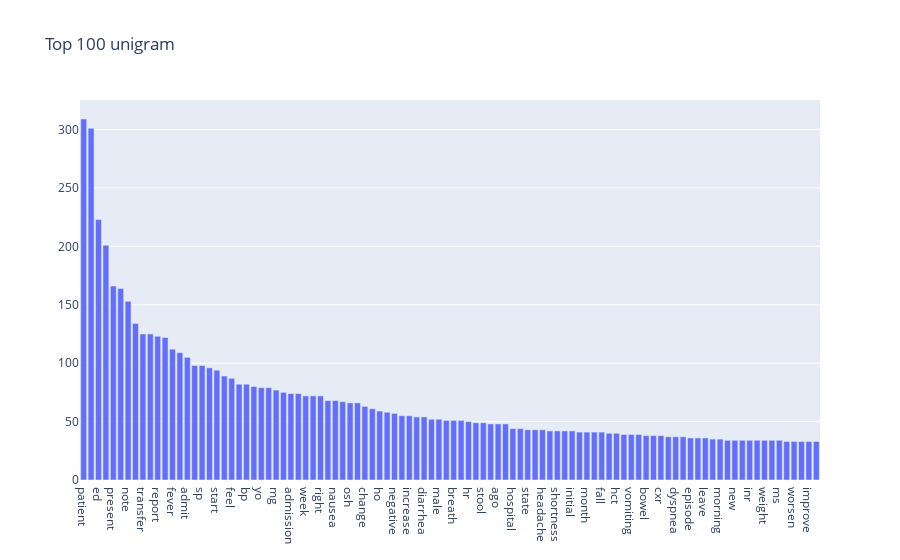

Notebook source saved alongside this figure:
### Code cell
get_top_ngram(df['history_of_present_illness_preprocessed'], ngram=1, top_n=100, stop_words=default_stop_words())

### Figure 1 — Plotly figure (JSON) as saved in the notebook; plotly's stock layout.template omitted (floating-point values rounded to 4 significant figures)
{"data": [{"type": "bar", "x": ["patient", "pain", "ed", "deny", "present", "pt", "note", "day", "transfer", "history", "report", "chest", "fever", "iv", "admit", "year", "sp", "prior", "start", "abdominal", "feel", "home", "bp", "receive", "yo", "cough", "mg", "time", "admission", "recent", "week", "ct", "right", "old", "nausea", "past", "osh", "chill", "change", "blood", "ho", "discharge", "negative", "vs", "increase", "place", "diarrhea", "symptom", "male", "left", "breath", "low", "hr", "develop", "stool", "recently", "ago", "night", "hospital", "female", "state", "today", "headache", "sob", "shortness", "acute", "initial", "stable", "month", "weakness", "fall", "follow", "hct", "treat", "vomiting", "bleed", "bowel", "floor", "cxr", "htn", "dyspnea", "arrival", "episode", "woman", "leave", "initially", "morning", "micu", "new", "course", "inr", "reveal", "weight", "dysuria", "ms", "continue", "worsen", "complain", "improve", "perform"], "y": [309, 301, 223, 201, 166, 164, 153, 134, 125, 125, 123, 122, 112, 109, 105, 98, 98, 96, 94, 89, 87, 82, 82, 80, 79, 79, 77, 75, 74, 74, 72, 72, 72, 68, 68, 67, 66, 66, 63, 61, 59, 58, 57, 55, 55, 54, 54, 52, 52, 51, 51, 51, 50, 49, 49, 48, 48, 48, 44, 44, 43, 43, 43, 42, 42, 42, 42, 41, 41, 41, 41, 40, 40, 39, 39, 39, 38, 38, 38, 37, 37, 37, 36, 36, 36, 35, 35, 34, 34, 34, 34, 34, 34, 34, 34, 33, 33, 33, 33, 33]}], "layout": {"title": {"text": "Top 100 unigram"}}}
